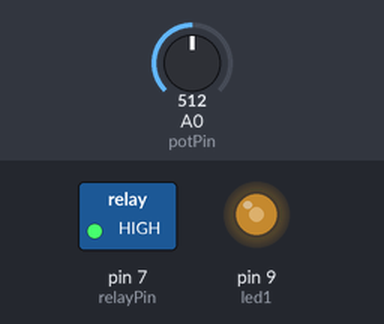
A sketch run on a simulated Arduino Uno, built with avr-gcc and run on an emulated ATmega328P. Shown: switched loads named in the sketch (green lamp = pin HIGH), output pins drawn as LEDs (lit = HIGH). The test bench sets the inputs (shaded band); at power-on: A0 (potPin) = 512.

Above: at 1.2 s.
1.3 s: A0 (potPin) set to 490
At 1.6 s:
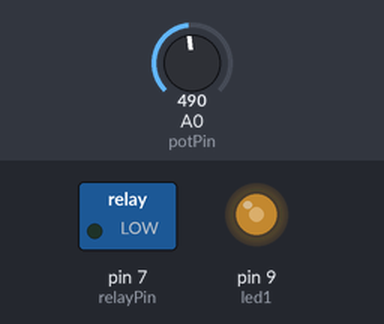
2.8 s: A0 (potPin) set to 716
At 3.9 s:
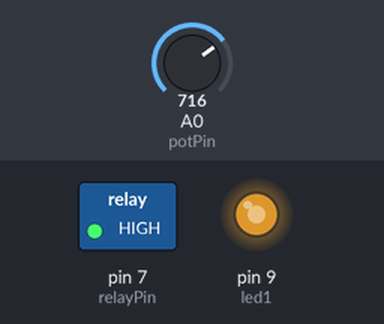
4.3 s: A0 (potPin) set to 900
At 5.1 s:
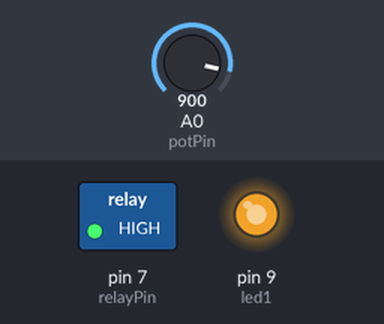
5.8 s: A0 (potPin) set to 122
At 6.2 s:
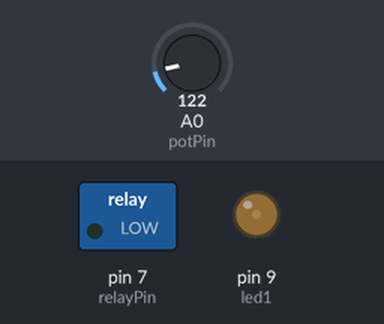
7.3 s: A0 (potPin) set to 0
At 8.5 s:
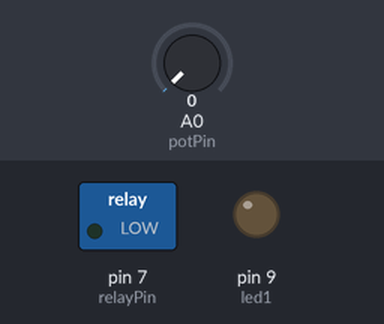
8.8 s: A0 (potPin) set to 510
At 9.7 s:
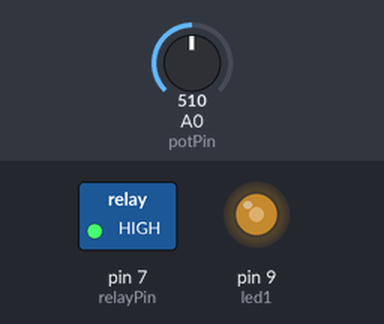
Timing chart, 0 to 11.3 s (numbered marks = the images above; inputs shaded):
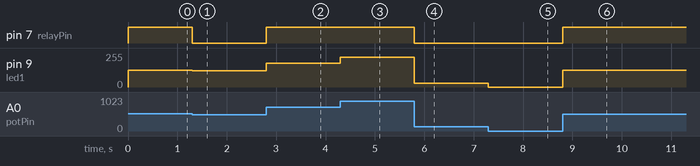

The sketch:

exp12.ino
```cpp
int potPin= A0;
int led1= 9;
int relayPin= 7;

int brightness;
int potValue;

void setup(){
  pinMode(led1, OUTPUT);
  pinMode(relayPin,OUTPUT);
}

void loop(){
  potValue= analogRead(potPin);
  brightness= map(potValue,0,1023,0,255);
  analogWrite(led1,brightness);

  if(potValue>=500){
    digitalWrite(relayPin,HIGH);
  }
  else{
    digitalWrite(relayPin,LOW);
  }
}
```

Measured:
- after the input at 1.3 s, pin 7 (relayPin): HIGH → LOW at once; pin 9 (led1): 127/255 → 122/255 at once
- after the input at 2.8 s, pin 7 (relayPin): LOW → HIGH at once; pin 9 (led1): 122/255 → 178/255 at once
- after the input at 4.3 s, pin 9 (led1): 178/255 → 224/255 at once
- after the input at 5.8 s, pin 7 (relayPin): HIGH → LOW at once; pin 9 (led1): 224/255 → 30/255 at once
- after the input at 7.3 s, pin 9 (led1): 30/255 → 0/255 at once
- after the input at 8.8 s, pin 7 (relayPin): LOW → HIGH at once; pin 9 (led1): 0/255 → 127/255 at once
